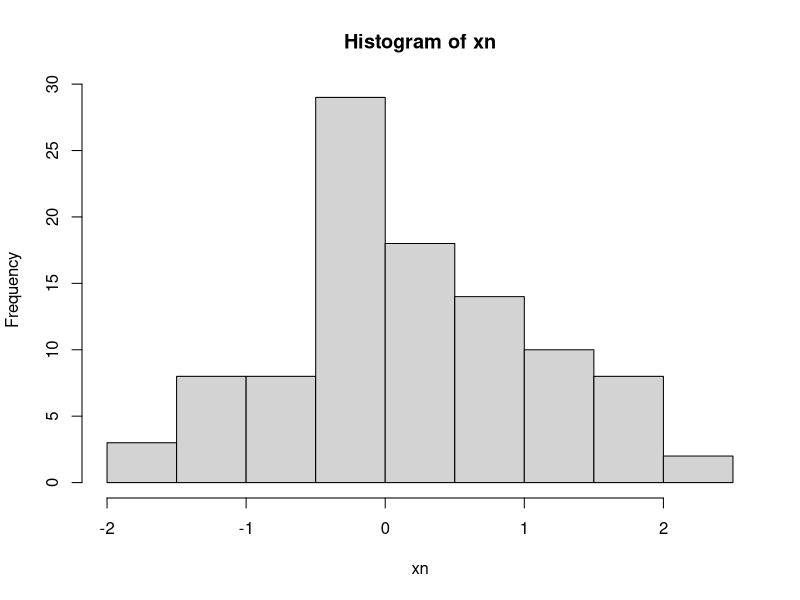
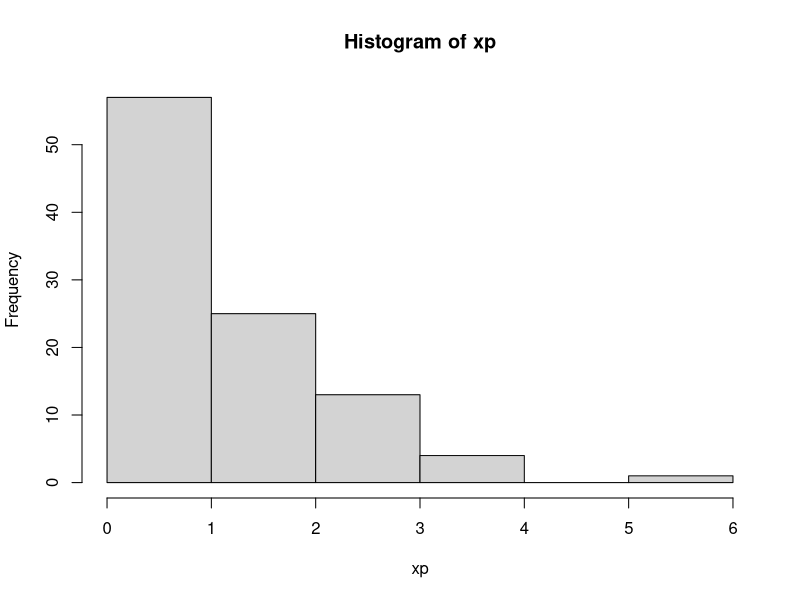
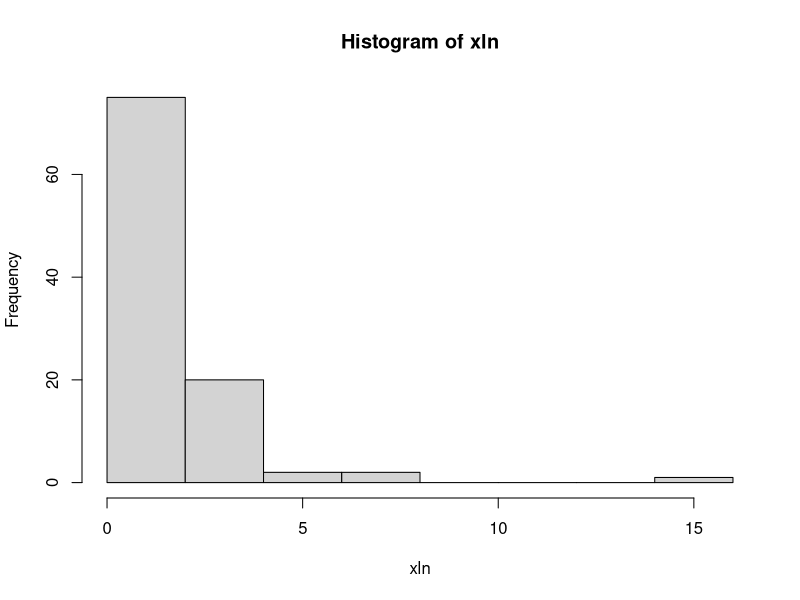
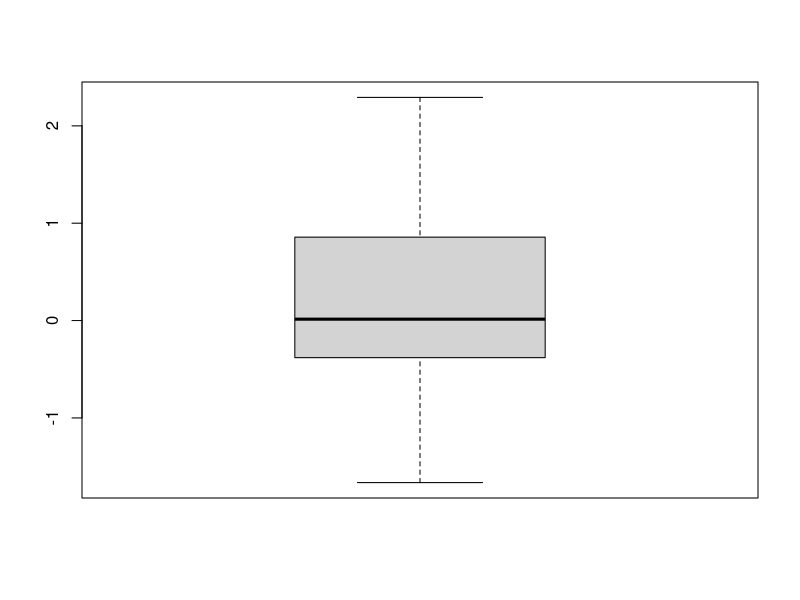
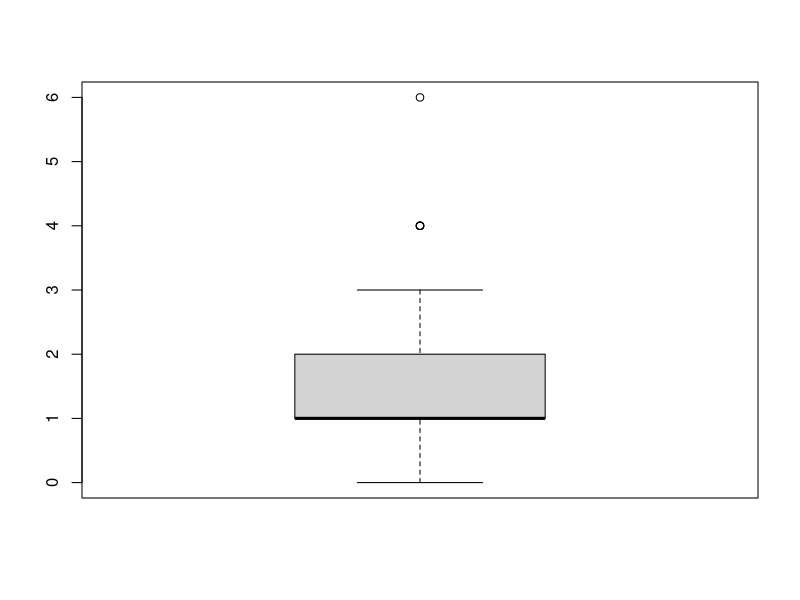
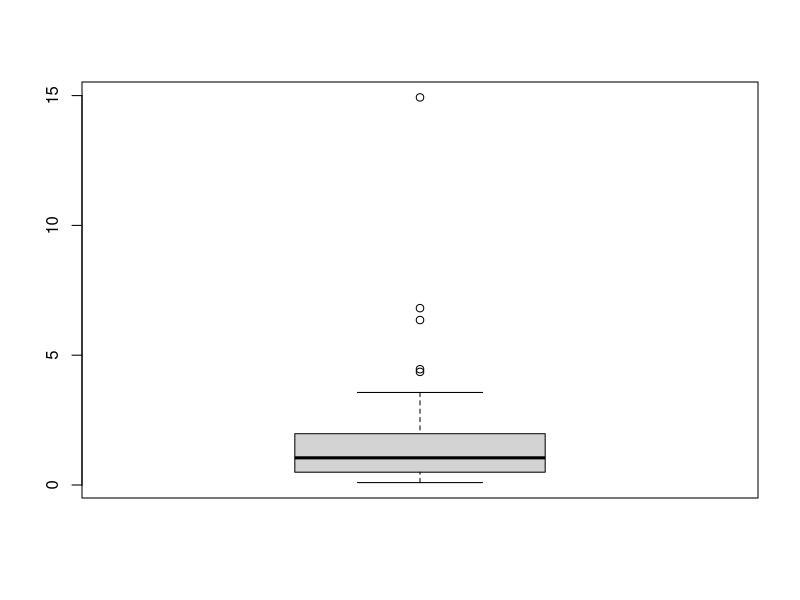
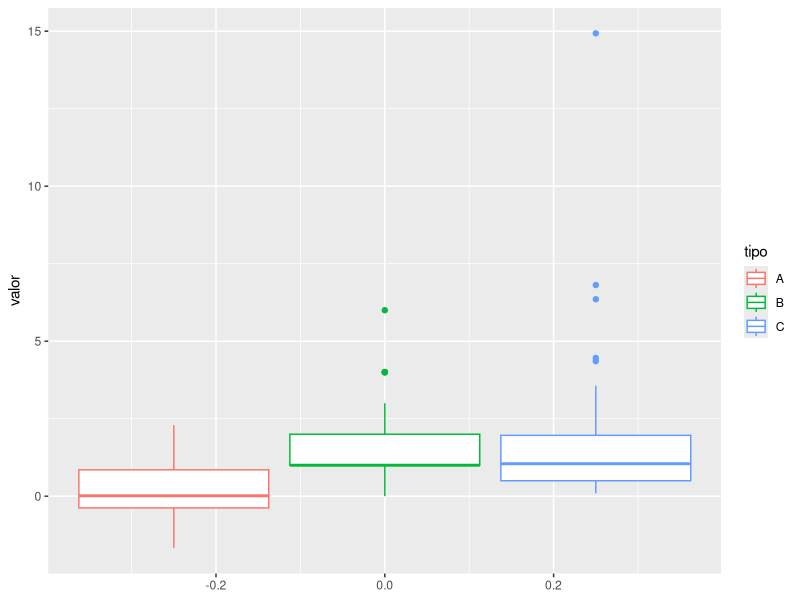

Here is the R script that generated these plots, in order:
library(tidyverse)

xn <- rnorm(100, mean = 0, sd = 1)
xp <- rpois(100, lambda = 1.5)
xln <- rlnorm(100, mean = 0, sd = 1.1)


sd(xn)
sd(xp)
min(xn)
max(xn)

c(min(xp), max(xp), sd(xp))
c(min(xn), max(xn), sd(xn))

summary(xn)
summary(xp)
summary(xln)

hist(xn)
hist(xp)
hist(xln)

boxplot(xn)
boxplot(xp)
boxplot(xln)

dfn <- data.frame(valor = xn, tipo = "A")
dfp <- data.frame(valor = xp, tipo = "B")
dfln <- data.frame(valor = xln, tipo = "C")

df <- rbind(dfn, dfp, dfln)

df %>% ggplot(aes(y=valor, color = tipo)) + geom_boxplot()

# introduction to pipes:
4 %>% rnorm(mean = 0, sd = 1)
6 %>% rnorm(mean = 0, sd = 1)
